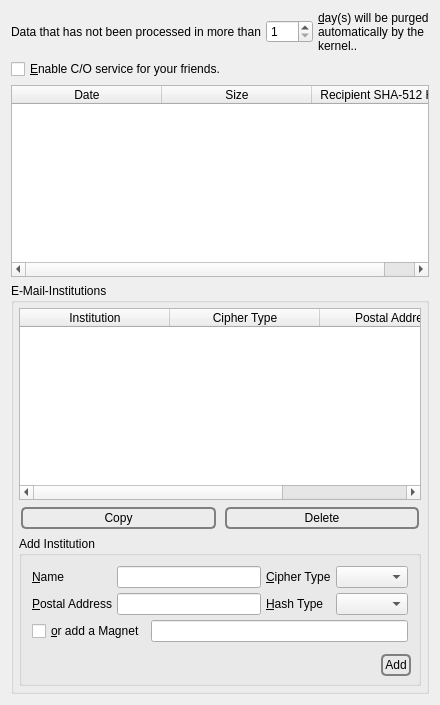
              <widget class="QWidget" name="tab_6">
               <attribute name="icon">
                <iconset resource="../Icons/icons.qrc">
                 <normaloff>:/nuvola/database.png</normaloff>:/nuvola/database.png</iconset>
               </attribute>
               <attribute name="title">
                <string>&amp;C/O</string>
               </attribute>
               <layout class="QVBoxLayout" name="verticalLayout_23">
                <item>
                 <layout class="QHBoxLayout" name="horizontalLayout_37">
                  <property name="spacing">
                   <number>5</number>
                  </property>
                  <item>
                   <widget class="QLabel" name="label_27">
                    <property name="text">
                     <string>Data that has not been processed in more than</string>
                    </property>
                   </widget>
                  </item>
                  <item>
                   <widget class="QSpinBox" name="days">
                    <property name="minimum">
                     <number>1</number>
                    </property>
                    <property name="maximum">
                     <number>366</number>
                    </property>
                   </widget>
                  </item>
                  <item>
                   <widget class="QLabel" name="label_28">
                    <property name="text">
                     <string>&amp;day(s) will be purged automatically by the kernel..</string>
                    </property>
                    <property name="wordWrap">
                     <bool>true</bool>
                    </property>
                    <property name="buddy">
                     <cstring>days</cstring>
                    </property>
                   </widget>
                  </item>
                 </layout>
                </item>
                <item>
                 <layout class="QHBoxLayout" name="horizontalLayout_19">
                  <property name="spacing">
                   <number>5</number>
                  </property>
                  <item>
                   <widget class="QCheckBox" name="postofficeCheckBox">
                    <property name="text">
                     <string>&amp;Enable C/O service for your friends.</string>
                    </property>
                   </widget>
                  </item>
                  <item>
                   <spacer name="horizontalSpacer_18">
                    <property name="orientation">
                     <enum>Qt::Horizontal</enum>
                    </property>
                    <property name="sizeHint" stdset="0">
                     <size>
                      <width>40</width>
                      <height>20</height>
                     </size>
                    </property>
                   </spacer>
                  </item>
                 </layout>
                </item>
                <item>
                 <widget class="QTableWidget" name="postoffice">
                  <property name="alternatingRowColors">
                   <bool>true</bool>
                  </property>
                  <property name="selectionMode">
                   <enum>QAbstractItemView::SingleSelection</enum>
                  </property>
                  <property name="selectionBehavior">
                   <enum>QAbstractItemView::SelectRows</enum>
                  </property>
                  <property name="horizontalScrollMode">
                   <enum>QAbstractItemView::ScrollPerPixel</enum>
                  </property>
                  <property name="sortingEnabled">
                   <bool>true</bool>
                  </property>
                  <attribute name="horizontalHeaderDefaultSectionSize">
                   <number>150</number>
                  </attribute>
                  <attribute name="horizontalHeaderStretchLastSection">
                   <bool>true</bool>
                  </attribute>
                  <column>
                   <property name="text">
                    <string>Date</string>
                   </property>
                  </column>
                  <column>
                   <property name="text">
                    <string>Size</string>
                   </property>
                  </column>
                  <column>
                   <property name="text">
                    <string>Recipient SHA-512 Hash</string>
                   </property>
                  </column>
                 </widget>
                </item>
                <item>
                 <widget class="QGroupBox" name="groupBox_6">
                  <property name="title">
                   <string>E-Mail-Institutions</string>
                  </property>
                  <layout class="QVBoxLayout" name="verticalLayout_50">
                   <property name="spacing">
                    <number>5</number>
                   </property>
                   <property name="leftMargin">
                    <number>5</number>
                   </property>
                   <property name="topMargin">
                    <number>5</number>
                   </property>
                   <property name="rightMargin">
                    <number>5</number>
                   </property>
                   <property name="bottomMargin">
                    <number>5</number>
                   </property>
                   <item>
                    <layout class="QVBoxLayout" name="verticalLayout_51">
                     <property name="spacing">
                      <number>5</number>
                     </property>
                     <item>
                      <widget class="QTableWidget" name="institutions">
                       <property name="alternatingRowColors">
                        <bool>true</bool>
                       </property>
                       <property name="selectionMode">
                        <enum>QAbstractItemView::SingleSelection</enum>
                       </property>
                       <property name="selectionBehavior">
                        <enum>QAbstractItemView::SelectRows</enum>
                       </property>
                       <property name="horizontalScrollMode">
                        <enum>QAbstractItemView::ScrollPerPixel</enum>
                       </property>
                       <property name="sortingEnabled">
                        <bool>true</bool>
                       </property>
                       <attribute name="horizontalHeaderDefaultSectionSize">
                        <number>150</number>
                       </attribute>
                       <attribute name="horizontalHeaderStretchLastSection">
                        <bool>true</bool>
                       </attribute>
                       <column>
                        <property name="text">
                         <string>Institution</string>
                        </property>
                       </column>
                       <column>
                        <property name="text">
                         <string>Cipher Type</string>
                        </property>
                       </column>
                       <column>
                        <property name="text">
                         <string>Postal Address</string>
                        </property>
                       </column>
                       <column>
                        <property name="text">
                         <string>Hash Type</string>
                        </property>
                       </column>
                      </widget>
                     </item>
                     <item>
                      <layout class="QHBoxLayout" name="horizontalLayout_76">
                       <property name="spacing">
                        <number>5</number>
                       </property>
                       <item>
                        <widget class="QPushButton" name="copyInstitution">
                         <property name="styleSheet">
                          <string notr="true">QPushButton {
 border: 2px solid gray;
 background-color: qlineargradient(x1: 0, y1: 0, x2: 0, y2: 1,
                                   stop: 0 #E0E0E0, stop: 1 #FFFFFF);
 border-radius: 5px;
 margin: 2px;
 padding: 2px;
 }



QPushButton:hover { 
background-color: qlineargradient(x1: 0, y1: 0, x2: 0, y2: 1,
                                   stop: 0 rgb(254,229,172), stop: 1 #FFFFFF);
background-position: top center; } 

QPushButton:pressed {
     background-color: darkgrey;
     border-style: inset;
 }</string>
                         </property>
                         <property name="text">
                          <string>Copy</string>
                         </property>
                         <property name="icon">
                          <iconset resource="../Icons/icons.qrc">
                           <normaloff>:/nuvola/copy.png</normaloff>:/nuvola/copy.png</iconset>
                         </property>
                        </widget>
                       </item>
                       <item>
                        <widget class="QPushButton" name="deleteInstitution">
                         <property name="styleSheet">
                          <string notr="true">QPushButton {
 border: 2px solid gray;
 background-color: qlineargradient(x1: 0, y1: 0, x2: 0, y2: 1,
                                   stop: 0 #E0E0E0, stop: 1 #FFFFFF);
 border-radius: 5px;
 margin: 2px;
 padding: 2px;
 }



QPushButton:hover { 
background-color: qlineargradient(x1: 0, y1: 0, x2: 0, y2: 1,
                                   stop: 0 rgb(254,229,172), stop: 1 #FFFFFF);
background-position: top center; } 

QPushButton:pressed {
     background-color: darkgrey;
     border-style: inset;
 }</string>
                         </property>
                         <property name="text">
                          <string>Delete</string>
                         </property>
                         <property name="icon">
                          <iconset resource="../Icons/icons.qrc">
                           <normaloff>:/nuvola/delete.png</normaloff>:/nuvola/delete.png</iconset>
                         </property>
                        </widget>
                       </item>
                      </layout>
                     </item>
                    </layout>
                   </item>
                   <item>
                    <widget class="QGroupBox" name="groupBox_5">
                     <property name="title">
                      <string>Add Institution</string>
                     </property>
                     <layout class="QVBoxLayout" name="verticalLayout_52">
                      <property name="spacing">
                       <number>5</number>
                      </property>
                      <property name="leftMargin">
                       <number>5</number>
                      </property>
                      <property name="topMargin">
                       <number>5</number>
                      </property>
                      <property name="rightMargin">
                       <number>5</number>
                      </property>
                      <property name="bottomMargin">
                       <number>5</number>
                      </property>
                      <item>
                       <widget class="QFrame" name="institutionFrame">
                        <property name="frameShape">
                         <enum>QFrame::NoFrame</enum>
                        </property>
                        <layout class="QVBoxLayout" name="verticalLayout_53">
                         <property name="spacing">
                          <number>5</number>
                         </property>
                         <property name="leftMargin">
                          <number>5</number>
                         </property>
                         <property name="topMargin">
                          <number>5</number>
                         </property>
                         <property name="rightMargin">
                          <number>5</number>
                         </property>
                         <property name="bottomMargin">
                          <number>5</number>
                         </property>
                         <item>
                          <layout class="QGridLayout" name="gridLayout_8">
                           <property name="spacing">
                            <number>5</number>
                           </property>
                           <item row="1" column="3">
                            <widget class="QComboBox" name="institutionPostalAddressType">
                             <property name="sizeAdjustPolicy">
                              <enum>QComboBox::AdjustToContents</enum>
                             </property>
                            </widget>
                           </item>
                           <item row="0" column="0">
                            <widget class="QLabel" name="label_75">
                             <property name="text">
                              <string>&amp;Name</string>
                             </property>
                             <property name="buddy">
                              <cstring>institutionName</cstring>
                             </property>
                            </widget>
                           </item>
                           <item row="0" column="1">
                            <widget class="QLineEdit" name="institutionName"/>
                           </item>
                           <item row="1" column="0">
                            <widget class="QLabel" name="label_77">
                             <property name="text">
                              <string>&amp;Postal Address</string>
                             </property>
                             <property name="buddy">
                              <cstring>institutionPostalAddress</cstring>
                             </property>
                            </widget>
                           </item>
                           <item row="1" column="1">
                            <widget class="QLineEdit" name="institutionPostalAddress"/>
                           </item>
                           <item row="0" column="3">
                            <widget class="QComboBox" name="institutionNameType">
                             <property name="sizeAdjustPolicy">
                              <enum>QComboBox::AdjustToContents</enum>
                             </property>
                            </widget>
                           </item>
                           <item row="0" column="2">
                            <widget class="QLabel" name="label_79">
                             <property name="text">
                              <string>&amp;Cipher Type</string>
                             </property>
                             <property name="buddy">
                              <cstring>institutionNameType</cstring>
                             </property>
                            </widget>
                           </item>
                           <item row="1" column="2">
                            <widget class="QLabel" name="label_80">
                             <property name="text">
                              <string>&amp;Hash Type</string>
                             </property>
                             <property name="buddy">
                              <cstring>institutionPostalAddressType</cstring>
                             </property>
                            </widget>
                           </item>
                          </layout>
                         </item>
                         <item>
                          <layout class="QHBoxLayout" name="horizontalLayout_77">
                           <property name="spacing">
                            <number>5</number>
                           </property>
                           <item>
                            <widget class="QCheckBox" name="addInstitutionCheckBox">
                             <property name="sizePolicy">
                              <sizepolicy hsizetype="Minimum" vsizetype="Preferred">
                               <horstretch>0</horstretch>
                               <verstretch>0</verstretch>
                              </sizepolicy>
                             </property>
                             <property name="text">
                              <string>&amp;or add a Magnet</string>
                             </property>
                            </widget>
                           </item>
                           <item>
                            <widget class="QLineEdit" name="addInstitutionLineEdit"/>
                           </item>
                          </layout>
                         </item>
                        </layout>
                       </widget>
                      </item>
                      <item>
                       <layout class="QHBoxLayout" name="horizontalLayout_79">
                        <property name="spacing">
                         <number>5</number>
                        </property>
                        <item>
                         <spacer name="horizontalSpacer_58">
                          <property name="orientation">
                           <enum>Qt::Horizontal</enum>
                          </property>
                          <property name="sizeHint" stdset="0">
                           <size>
                            <width>40</width>
                            <height>20</height>
                           </size>
                          </property>
                         </spacer>
                        </item>
                        <item>
                         <widget class="QPushButton" name="addInstitution">
                          <property name="styleSheet">
                           <string notr="true">QPushButton {
 border: 2px solid gray;
 background-color: qlineargradient(x1: 0, y1: 0, x2: 0, y2: 1,
                                   stop: 0 #E0E0E0, stop: 1 #FFFFFF);
 border-radius: 5px;
 margin: 2px;
 padding: 2px;
 }



QPushButton:hover { 
background-color: qlineargradient(x1: 0, y1: 0, x2: 0, y2: 1,
                                   stop: 0 rgb(254,229,172), stop: 1 #FFFFFF);
background-position: top center; } 

QPushButton:pressed {
     background-color: darkgrey;
     border-style: inset;
 }</string>
                          </property>
                          <property name="text">
                           <string>Add</string>
                          </property>
                          <property name="icon">
                           <iconset resource="../Icons/icons.qrc">
                            <normaloff>:/nuvola/add.png</normaloff>:/nuvola/add.png</iconset>
                          </property>
                         </widget>
                        </item>
                       </layout>
                      </item>
                     </layout>
                    </widget>
                   </item>
                  </layout>
                 </widget>
                </item>
               </layout>
              </widget>
